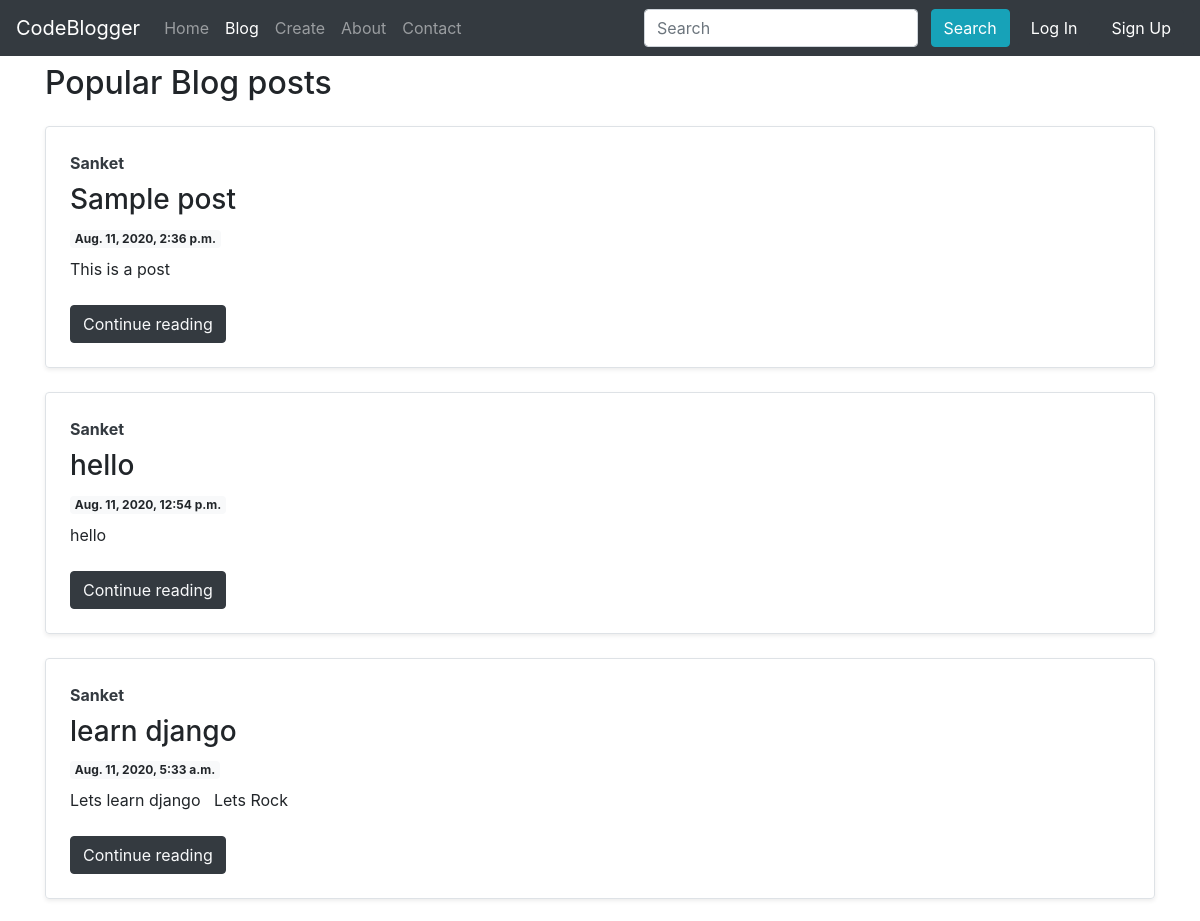
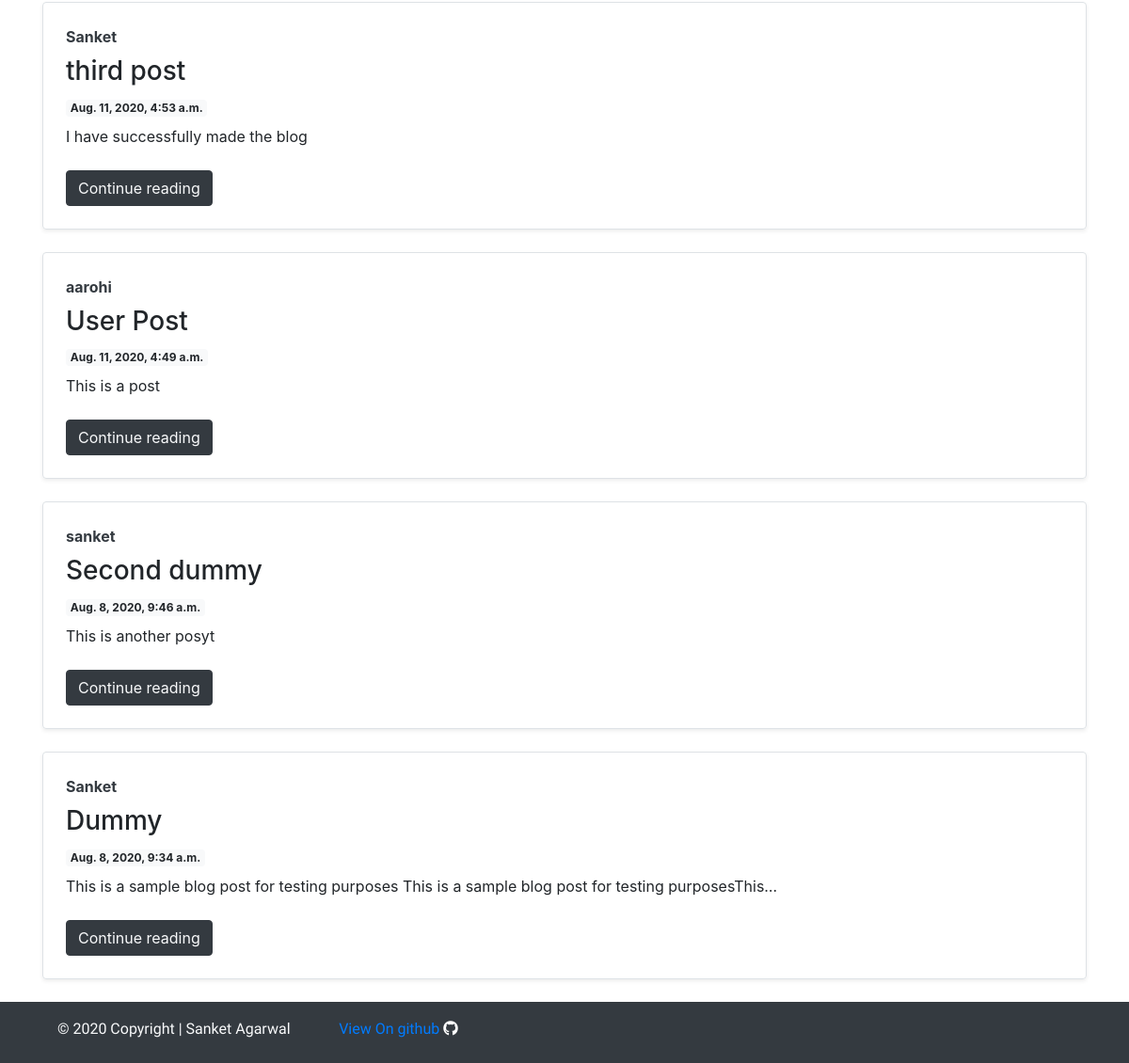
Screenshot of /blog/ with the database file from the repository (2 pictures, top to bottom).
### blog/models.py (models this page shows, shortened)
class Post(models.Model):
    sno = models.AutoField(primary_key=True)
    title = models.CharField(max_length=255)
    content = models.TextField()
    author = models.CharField(max_length=50)
    slug = models.CharField(max_length=80)
    timeStamp = models.DateTimeField(default=now)

### blog/views.py (the view)
# urls.py: path('', views.blogHome, name='blogHome'),
def blogHome(request):
    allPosts = Post.objects.all()
    allPosts2 = reversed(list(allPosts))
    context = {'allPosts': allPosts2}
    return render(request, 'blog/blogHome.html', context)

### templates/blog/blogHome.html (shortened to what this page needs)
{% extends 'base.html' %}
{% block blogactive %}  active
{% endblock blogactive %}
{% block body %}
<div class="container">
    <h2 class="my-2">Popular Blog posts</h2>
    {% for post in allPosts %}
    <div class="row no-gutters border rounded overflow-hidden flex-md-row my-4 shadow-sm h-md-250 position-relative">
        <div class="col p-4 d-flex flex-column position-static">
          <strong class="d-inline-block mb-2 text-primary text-dark">{{post.author}}</strong>
          <h3 class="mb-0">{{post.title}}</h3>
          <div class="mb-1 text-muted my-2"><span class="badge badge-light">{{post.timeStamp}}</span></div>
          <p class="card-text mb-auto"><div class="preview">{{post.content|safe | truncatechars:100}}</div></p>
          <div class="mt-2">
            <button type="button"class="btn btn-dark" ><a class="text-light"href="/blog/{{post.slug}}">Continue reading</a></button>
          </div>
        </div>
      </div>
      {% endfor %}
</div>
{% endblock body %}

### rows the page displays
Post: author "Sanket", title "Sample post", timeStamp "Aug. 11, 2020, 2:36 p.m."
Post: author "Sanket", title "hello", timeStamp "Aug. 11, 2020, 12:54 p.m."
Post: author "Sanket", title "learn django", timeStamp "Aug. 11, 2020, 5:33 a.m."
Post: author "Sanket", title "third post", timeStamp "Aug. 11, 2020, 4:53 a.m."
Post: author "aarohi", title "User Post", timeStamp "Aug. 11, 2020, 4:49 a.m."
Post: author "sanket", title "Second dummy", timeStamp "Aug. 8, 2020, 9:46 a.m."
Post: author "Sanket", title "Dummy", timeStamp "Aug. 8, 2020, 9:34 a.m."
